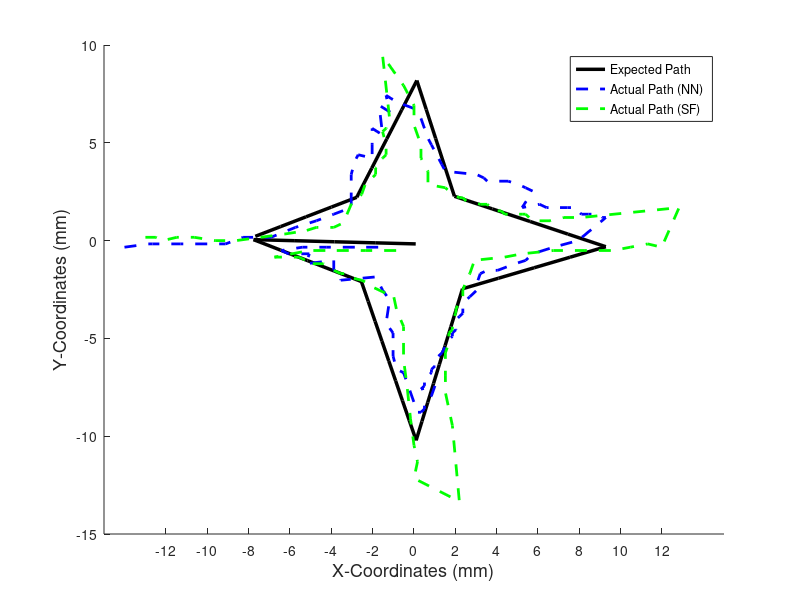

The MATLAB script that drew this image: (Note: this script raises an error after producing the figure.)
%% Load in data
clear; clc; close all;
nn_locs = load('particle_locs_NN.txt');
sf_locs = load('particle_locs_SF.txt');
desired_locs_comparison = load('desired_locs_comparison.txt');
desired_locs_average = load('desired_locs_average.txt');


%% Plot SF vs. NN
figure; hold on;
plot(desired_locs_comparison(:, 1), desired_locs_comparison(:, 2), '-k', 'LineWidth', 2.5, 'MarkerFaceColor', 'r', 'MarkerEdgeColor', 'r', 'MarkerSize', 12);
plot(nn_locs(:, 1), nn_locs(:, 2), '--b', 'LineWidth', 2, 'MarkerFaceColor', 'b', 'MarkerEdgeColor', 'b', 'MarkerSize', 8);
plot(sf_locs(:, 1), sf_locs(:, 2), '--g', 'LineWidth', 2, 'MarkerFaceColor', 'g', 'MarkerEdgeColor', 'g', 'MarkerSize', 8);
legend('Expected Path', 'Actual Path (NN)', 'Actual Path (SF)');
xlabel('X-Coordinates (mm)', 'FontSize', 13); ylabel('Y-Coordinates (mm)', 'FontSize', 13);
ax = gca;
xticks(-12:2:13);
ax.FontSize = 10; 
title('Actual Path Traversed By Particle vs. Desired Path', 'FontSize', 18);